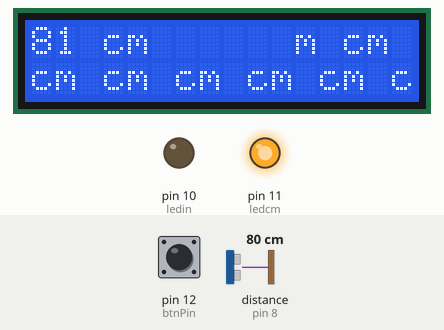
Recording of a sketch running on a simulated Arduino Uno, built with avr-gcc and run on an emulated ATmega328P. Shown: 16×2 character LCD, output pins drawn as LEDs (lit = HIGH). The test bench sets the inputs (shaded band); at power-on: pin 12 (btnPin) HIGH, distance to the obstacle (sensor on pin 8) 80 cm. The echo pulse lasts 58.3 µs per cm.

Above: at 1.2 s.
1.3 s: pin 12 (btnPin) pulled LOW for 0.15 s
At 2.6 s:
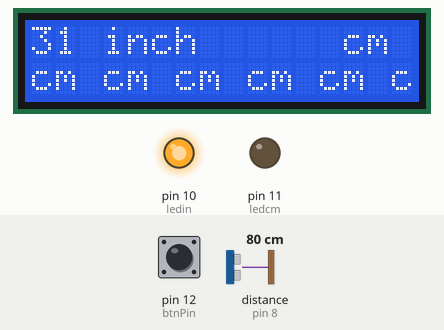
2.9 s: distance to the obstacle (sensor on pin 8) set to 2 cm
At 2.93 s:
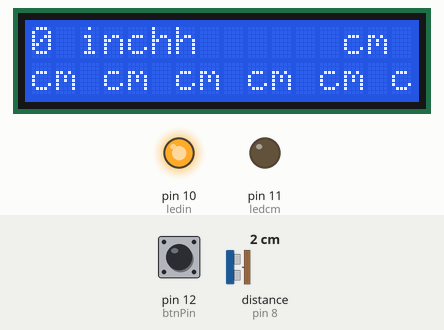
4.4 s: pin 12 (btnPin) pulled LOW for 1 s
At 6.5 s:
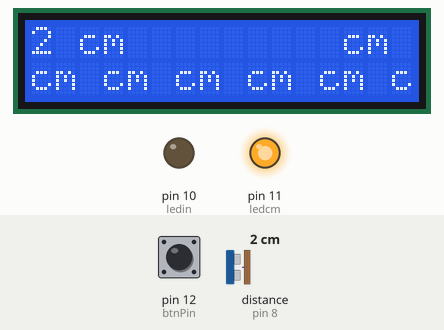
6.9 s: distance to the obstacle (sensor on pin 8) set to 4 cm
At 7.6 s:
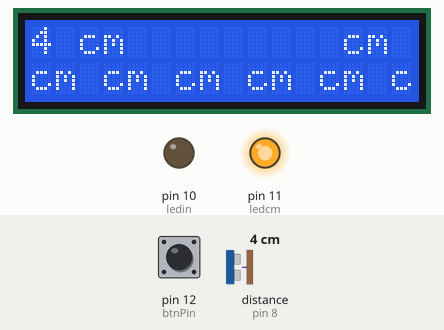
8.4 s: distance to the obstacle (sensor on pin 8) set to 9 cm
At 9.8 s:
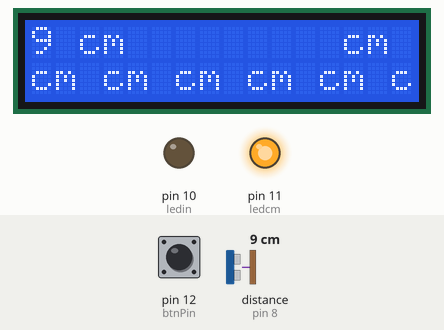
Timing chart, 0 to 10.9 s (numbered marks = the images above; inputs shaded):
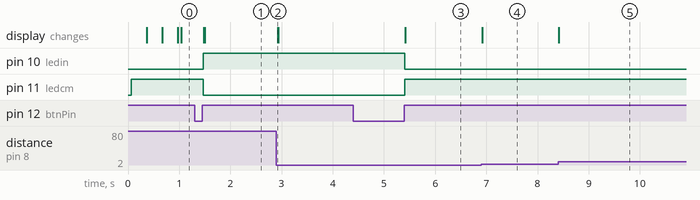

The sketch:

sonar.ino
```cpp
// Подключаем библиотеки
#include <NewPing.h>
#include <LiquidCrystal_I2C.h>
#include <Wire.h>
#define btnPin 12
#define ledcm 11
#define ledin 10
#define trigPin 9
#define echoPin 8
#define distance 200
boolean lastBtn;
boolean currentBtn;
boolean switchBtn;
NewPing sonar(trigPin, echoPin, distance); //Инициализируем датчик расстояния HC-SR04
LiquidCrystal_I2C lcd(0x3f, 16, 2); //Инициализируем дисплей

void setup() {
  lcd.init();
  lcd.backlight();
  lcd.clear();
  Serial.begin(9600);
  pinMode(btnPin, INPUT_PULLUP);
  pinMode(ledcm, OUTPUT);
  pinMode(ledin, OUTPUT);
}

//Функция подавления дребезга на кнопке
boolean debounce(boolean last) {
  unsigned long int lastTime;
  boolean current = digitalRead(btnPin);
  if (last != current) {
    if (millis() - lastTime > 5) {
      lastTime = millis();
      current = digitalRead(btnPin);
    }
  }
  return current;
}

void loop() {

  //Проверяем нажата ли кнопка
  currentBtn = debounce(lastBtn);
  if (lastBtn == LOW && currentBtn == HIGH) {
    if (switchBtn) switchBtn = false;
    else switchBtn = true;
  }
  lastBtn = currentBtn;

  //Считываем даные расстояния с датчика HC-SR04
  int cm;
  int in;
  unsigned long int lastTime;
  if (millis() - lastTime > 1000) {
    lastTime = millis();
    cm = sonar.ping_cm();
    in = sonar.ping_in();
  }

  //Проверяем режим (сантиметры/дюймы) и выводим на дисплей
  if (switchBtn) {
    digitalWrite(ledcm, HIGH);
    digitalWrite(ledin, LOW);
    unsigned long int currentTime;
    if (millis() - currentTime > 1000) {
      currentTime = millis();
      lcd.print("      ");
      lcd.setCursor(0, 0);
      lcd.print(cm);
    }
    lcd.print(" cm");
  } else {
    digitalWrite(ledin, HIGH);
    digitalWrite(ledcm, LOW);
    unsigned long int currentTime;
    if (millis() - currentTime > 1000) {
      currentTime = millis();
      lcd.print("      ");
      lcd.setCursor(0, 0);
      lcd.print(in);
    }
    lcd.print(" inch");
  }

}
```

Measured:
- after the input at 1.3 s, pin 10 (ledin): LOW → HIGH after 0.17 s; pin 11 (ledcm): HIGH → LOW after 0.17 s; the display: first changes after 0.18 s (image 1 shows a later state)
- after the input at 2.9 s, the display: changes at once (image 2)
- after the input at 4.4 s, pin 10 (ledin): HIGH → LOW after 1.0 s; pin 11 (ledcm): LOW → HIGH after 1.0 s; the display: first changes after 1.0 s (image 3 shows a later state)
- after the input at 6.9 s, the display: changes at once (image 4)
- after the input at 8.4 s, the display: changes at once (image 5)
